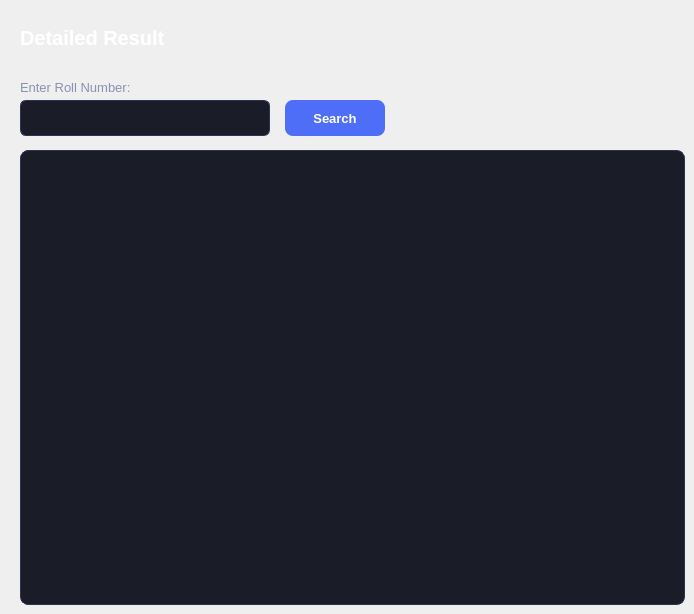
      <widget class="QWidget" name="page_detailed_result">
       <widget class="QLabel" name="label_dr_title">
        <property name="geometry"><rect><x>20</x><y>20</y><width>660</width><height>36</height></rect></property>
        <property name="styleSheet"><string notr="true">QLabel { color: white; font-size: 20px; font-weight: bold; background-color: transparent; }</string></property>
        <property name="text"><string>Detailed Result</string></property>
       </widget>
       <widget class="QLabel" name="label_enter_roll">
        <property name="geometry"><rect><x>20</x><y>75</y><width>200</width><height>24</height></rect></property>
        <property name="styleSheet"><string notr="true">QLabel { color: #8892b0; font-size: 13px; background-color: transparent; }</string></property>
        <property name="text"><string>Enter Roll Number:</string></property>
       </widget>
       <widget class="QLineEdit" name="input_roll">
        <property name="geometry"><rect><x>20</x><y>100</y><width>250</width><height>36</height></rect></property>
        <property name="styleSheet"><string notr="true">QLineEdit { background-color: #1a1d27; color: white; border: 1px solid #2d3452; border-radius: 6px; padding: 8px; font-size: 13px; } QLineEdit:focus { border: 1px solid #4f6ef7; }</string></property>
       </widget>
       <widget class="QPushButton" name="btn_search">
        <property name="geometry"><rect><x>285</x><y>100</y><width>100</width><height>36</height></rect></property>
        <property name="styleSheet"><string notr="true">QPushButton { background-color: #4f6ef7; color: white; border-radius: 8px; font-size: 13px; font-weight: bold; } QPushButton:hover { background-color: #3d5ce0; }</string></property>
        <property name="text"><string>Search</string></property>
       </widget>
       <widget class="QTextEdit" name="output_detailed_result">
        <property name="geometry"><rect><x>20</x><y>150</y><width>665</width><height>455</height></rect></property>
        <property name="styleSheet"><string notr="true">QTextEdit { background-color: #1a1d27; color: #e8eaf6; border: 1px solid #2d3452; border-radius: 8px; font-size: 13px; padding: 10px; font-family: Courier New; }</string></property>
       </widget>
      </widget>
